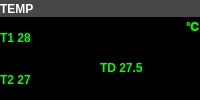
              <widget class="QWidget" name="widget_16" native="true">
               <layout class="QVBoxLayout" name="verticalLayout_12" stretch="1,5">
                <property name="spacing">
                 <number>0</number>
                </property>
                <property name="leftMargin">
                 <number>0</number>
                </property>
                <property name="topMargin">
                 <number>0</number>
                </property>
                <property name="rightMargin">
                 <number>0</number>
                </property>
                <property name="bottomMargin">
                 <number>0</number>
                </property>
                <item>
                 <widget class="QLabel" name="label_8">
                  <property name="font">
                   <font>
                    <weight>75</weight>
                    <bold>true</bold>
                   </font>
                  </property>
                  <property name="styleSheet">
                   <string notr="true">background-color: rgb(70, 70, 70);
color: rgb(255, 255, 255);</string>
                  </property>
                  <property name="text">
                   <string>TEMP</string>
                  </property>
                 </widget>
                </item>
                <item>
                 <widget class="QWidget" name="widget_22" native="true">
                  <layout class="QHBoxLayout" name="horizontalLayout_5" stretch="1,1">
                   <property name="spacing">
                    <number>0</number>
                   </property>
                   <property name="leftMargin">
                    <number>0</number>
                   </property>
                   <property name="topMargin">
                    <number>0</number>
                   </property>
                   <property name="rightMargin">
                    <number>0</number>
                   </property>
                   <property name="bottomMargin">
                    <number>0</number>
                   </property>
                   <item>
                    <widget class="QWidget" name="widget_25" native="true">
                     <property name="styleSheet">
                      <string notr="true"/>
                     </property>
                     <layout class="QVBoxLayout" name="verticalLayout_16" stretch="1,1">
                      <property name="spacing">
                       <number>0</number>
                      </property>
                      <property name="leftMargin">
                       <number>0</number>
                      </property>
                      <property name="topMargin">
                       <number>0</number>
                      </property>
                      <property name="rightMargin">
                       <number>0</number>
                      </property>
                      <property name="bottomMargin">
                       <number>0</number>
                      </property>
                      <item>
                       <widget class="QLabel" name="label_13">
                        <property name="font">
                         <font>
                          <pointsize>9</pointsize>
                          <weight>75</weight>
                          <bold>true</bold>
                         </font>
                        </property>
                        <property name="styleSheet">
                         <string notr="true">color: rgb(0, 255, 0);
background-color: rgb(0, 0, 0);</string>
                        </property>
                        <property name="text">
                         <string>T1 28</string>
                        </property>
                       </widget>
                      </item>
                      <item>
                       <widget class="QLabel" name="label_14">
                        <property name="font">
                         <font>
                          <pointsize>9</pointsize>
                          <weight>75</weight>
                          <bold>true</bold>
                         </font>
                        </property>
                        <property name="styleSheet">
                         <string notr="true">color: rgb(0, 255, 0);
background-color: rgb(0, 0, 0);</string>
                        </property>
                        <property name="text">
                         <string>T2 27</string>
                        </property>
                       </widget>
                      </item>
                     </layout>
                    </widget>
                   </item>
                   <item>
                    <widget class="QWidget" name="widget_26" native="true">
                     <layout class="QVBoxLayout" name="verticalLayout_17" stretch="1,5">
                      <property name="spacing">
                       <number>0</number>
                      </property>
                      <property name="leftMargin">
                       <number>0</number>
                      </property>
                      <property name="topMargin">
                       <number>0</number>
                      </property>
                      <property name="rightMargin">
                       <number>0</number>
                      </property>
                      <property name="bottomMargin">
                       <number>0</number>
                      </property>
                      <item>
                       <widget class="QLabel" name="label_16">
                        <property name="font">
                         <font>
                          <pointsize>9</pointsize>
                          <weight>75</weight>
                          <bold>true</bold>
                         </font>
                        </property>
                        <property name="styleSheet">
                         <string notr="true">color: rgb(0, 255, 0);
background-color: rgb(0, 0, 0);</string>
                        </property>
                        <property name="text">
                         <string>℃</string>
                        </property>
                        <property name="alignment">
                         <set>Qt::AlignRight|Qt::AlignTrailing|Qt::AlignVCenter</set>
                        </property>
                       </widget>
                      </item>
                      <item>
                       <widget class="QLabel" name="label_15">
                        <property name="font">
                         <font>
                          <pointsize>9</pointsize>
                          <weight>75</weight>
                          <bold>true</bold>
                         </font>
                        </property>
                        <property name="styleSheet">
                         <string notr="true">color: rgb(0, 255, 0);
background-color: rgb(0, 0, 0);</string>
                        </property>
                        <property name="text">
                         <string>TD 27.5</string>
                        </property>
                       </widget>
                      </item>
                     </layout>
                    </widget>
                   </item>
                  </layout>
                 </widget>
                </item>
               </layout>
              </widget>
